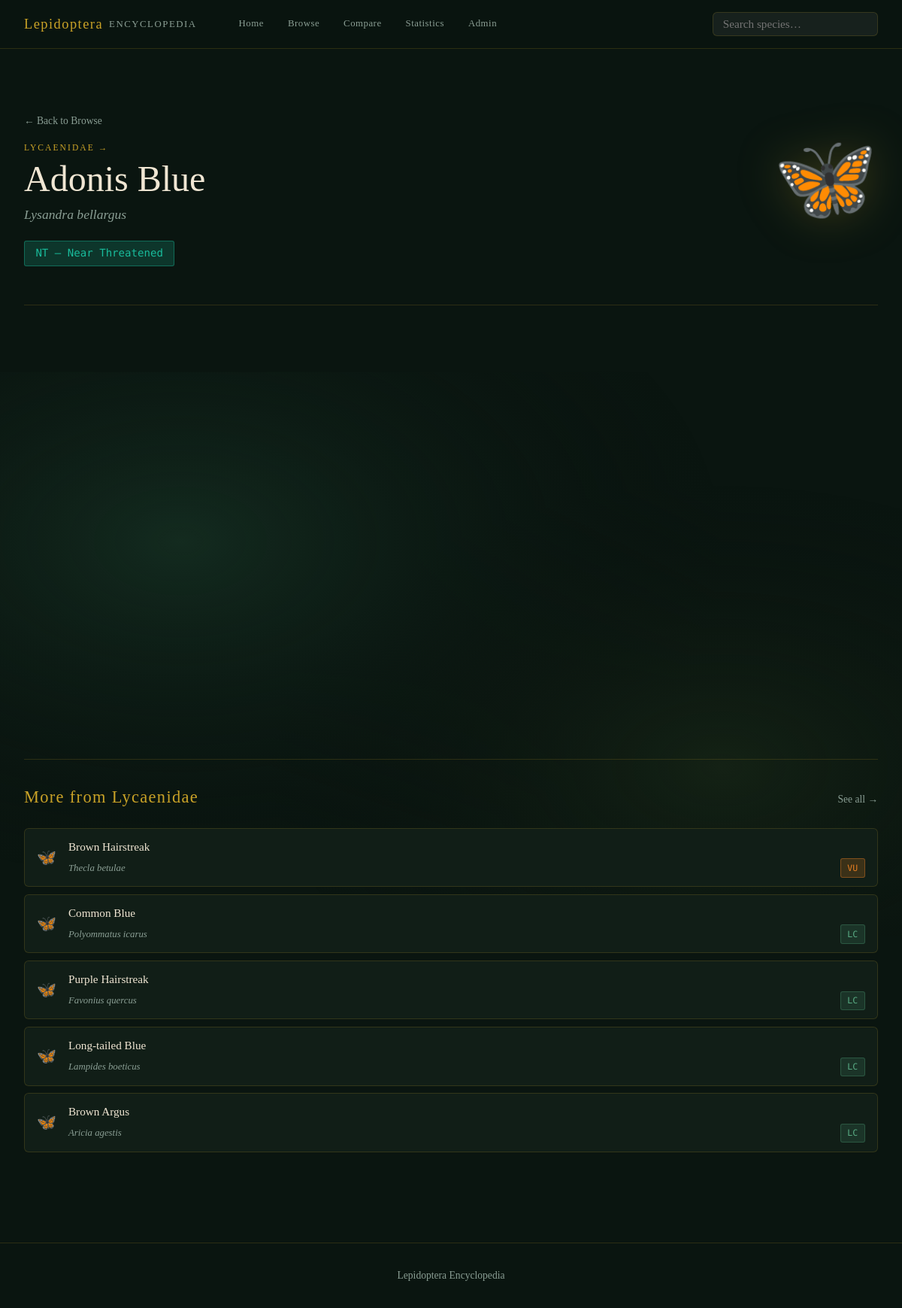
Page /species/108 on the committed database.
### tables this page shows
CREATE TABLE families (
            id          INTEGER PRIMARY KEY AUTOINCREMENT,
            name        TEXT    NOT NULL UNIQUE
        );

CREATE TABLE species (
            id                  INTEGER PRIMARY KEY AUTOINCREMENT,
            scientific_name     TEXT    NOT NULL UNIQUE,
            common_name         TEXT,
            family_id           INTEGER NOT NULL REFERENCES families(id),
            status_code         TEXT    NOT NULL REFERENCES conservation_status(code),
            span_min_mm         REAL,
            span_max_mm         REAL,
            dry_mass_mg         REAL,
            months_to_adult     INTEGER
        , wiki_image_url TEXT);

CREATE TABLE conservation_status (
            code        TEXT    PRIMARY KEY,
            description TEXT    NOT NULL,
            severity    INTEGER NOT NULL   -- 1=least concern … 9=extinct
        );

### app.py (the view)
@app.route("/species/<int:sid>")
def detail(sid):
    db = get_db()
    sp = db.execute("""
        SELECT s.*, f.name AS family, cs.description AS status_desc
        FROM   species s
        JOIN   families f  ON f.id = s.family_id
        JOIN   conservation_status cs ON cs.code = s.status_code
        WHERE  s.id = ?
    """, (sid,)).fetchone()
    if sp is None:
        abort(404)
    siblings = db.execute("""
        SELECT s.id, s.scientific_name, s.common_name, s.status_code
        FROM   species s JOIN families f ON f.id = s.family_id
        WHERE  f.name = ? AND s.id != ?
        ORDER  BY RANDOM() LIMIT 5
    """, (sp["family"], sid)).fetchall()
    fam_stats = db.execute("""
        SELECT COUNT(*) as cnt,
               AVG(span_max_mm) as avg_span, AVG(dry_mass_mg) as avg_mass
        FROM   species s JOIN families f ON f.id = s.family_id
        WHERE  f.name = ?
    """, (sp["family"],)).fetchone()
    return render_template("detail.html", sp=sp, siblings=siblings, fam_stats=fam_stats)

### app.py (called while the page is built)
def get_db():
    if "db" not in g:
        g.db = sqlite3.connect(DB_PATH)
        g.db.row_factory = sqlite3.Row
        g.db.execute("PRAGMA foreign_keys = ON")
    return g.db

### templates/detail.html (shortened to what this page needs)
{% extends "base.html" %}
{% block content %}
<div class="detail-hero stable-hero" style="display: flex; justify-content: space-between; align-items: flex-start;">
  <div class="detail-hero-left">
    <a href="/browse" class="back-link">← Back to Browse</a>
    <p class="detail-family"><a href="/family/{{ sp.family }}" class="fam-page-link">{{ sp.family }} →</a></p>
    <div class="hero-names">
      <h1 class="detail-title">{{ sp.common_name or sp.scientific_name }}</h1>
      <p class="detail-sci"><em>{{ sp.scientific_name }}</em></p>
      <span class="status-badge status-{{ sp.status_code | replace(' ', '-') | replace('(', '') | replace(')', '') }} badge-lg">
        {{ sp.status_code }} — {{ sp.status_desc }}
      </span>
    </div>
  </div>
  <div class="detail-hero-right" aria-hidden="true" style="margin-left: auto;">
    <div class="detail-butterfly-display" id="heroImgWrap">
      <span class="hero-img-spinner">🦋</span>
    </div>
  </div>
</div>
<div class="detail-grid">
</div>
{% if siblings %}
<section class="section siblings-section">
  <div class="section-header">
    <h2 class="section-title">More from {{ sp.family }}</h2>
    <a href="/browse?family={{ sp.family }}" class="see-all">See all →</a>
  </div>
  <div class="sibling-list">
    {% for s in siblings %}
    <a href="/species/{{ s.id }}" class="sibling-card">
      <span class="sib-icon">🦋</span>
      <div class="sib-info">
        <span class="sib-common">{{ s.common_name or '—' }}</span>
        <span class="sib-sci"><em>{{ s.scientific_name }}</em></span>
      </div>
      <span class="status-badge status-{{ s.status_code | replace(' ', '-') | replace('(', '') | replace(')', '') }}">{{ s.status_code }}</span>
    </a>
    {% endfor %}
  </div>
</section>
{% endif %}
{% endblock %}

### templates/base.html (shortened to what this page needs)
<!DOCTYPE html>
<html lang="en">
<head>
  <link rel="stylesheet" href="{{ url_for('static', filename='style.css') }}">
</head>
<body>
  <div class="bg-layer" aria-hidden="true">
  </div>
  <header class="site-header">
    <nav class="nav-inner">
      <a class="nav-logo" href="/">
        <span class="logo-text">Lepidoptera</span>
        <span class="logo-sub">Encyclopedia</span>
      </a>
      <ul class="nav-links">
        <li><a href="/" {% if request.endpoint == 'index' %}class="active"{% endif %}>Home</a></li>
        <li><a href="/browse" {% if request.endpoint == 'browse' %}class="active"{% endif %}>Browse</a></li>
        <li><a href="/compare" {% if request.endpoint == 'compare' %}class="active"{% endif %}>Compare</a></li>
        <li><a href="/stats" {% if request.endpoint == 'stats' %}class="active"{% endif %}>Statistics</a></li>
        <li><a href="/admin" {% if request.endpoint in ['admin','admin_new','admin_edit'] %}class="active"{% endif %}>Admin</a></li>
      </ul>
      <div class="nav-search-wrap">
        <input id="quickSearch" type="text" placeholder="Search species…" autocomplete="off">
      </div>
    </nav>
  </header>
  <main class="main-content">
    {% block content %}{% endblock %}
  </main>
  <footer class="site-footer">
    <p>Lepidoptera Encyclopedia</p>
  </footer>
</body>
</html>

### templates/base.html (style rules this page uses)
.nav-search-wrap { position: relative; }

### rows in the picture
families: family "LYCAENIDAE", family "Lycaenidae"
species: common_name "Adonis Blue", scientific_name "Lysandra bellargus", status_code "NT"
conservation_status: status_desc "Near Threatened"
species: common_name "Brown Hairstreak", scientific_name "Thecla betulae", status_code "VU"
species: common_name "Common Blue", scientific_name "Polyommatus icarus", status_code "LC"
species: common_name "Purple Hairstreak", scientific_name "Favonius quercus", status_code "LC"
species: common_name "Long-tailed Blue", scientific_name "Lampides boeticus", status_code "LC"
species: common_name "Brown Argus", scientific_name "Aricia agestis", status_code "LC"
